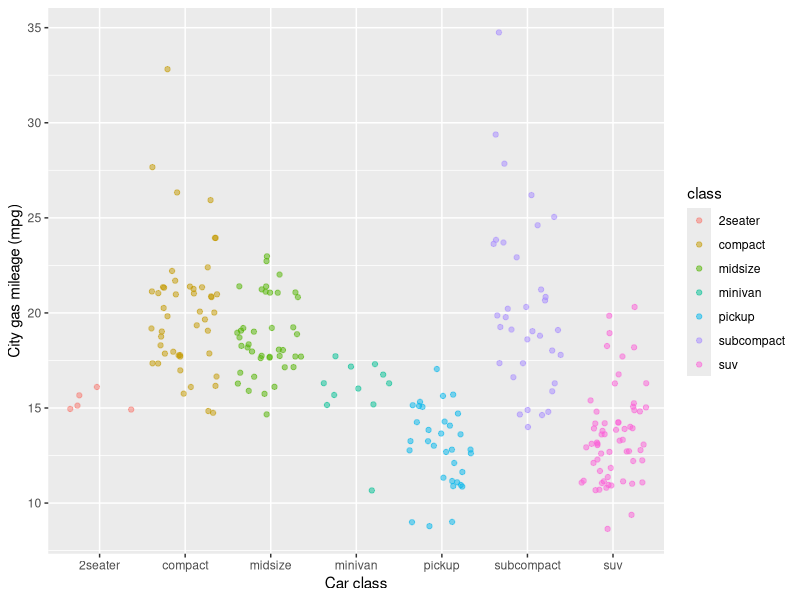

Here is the R script that generated this plot:
## ---- chunk 1
knitr::opts_chunk$set(echo = TRUE)
library(tidyverse)
## ---- chunk 2
ggplot(data = mpg, aes(x = class, y = cty)) +
  geom_jitter(aes(color = class), alpha = 0.5) +
  labs(x = "Car class", y = "City gas mileage (mpg)")
